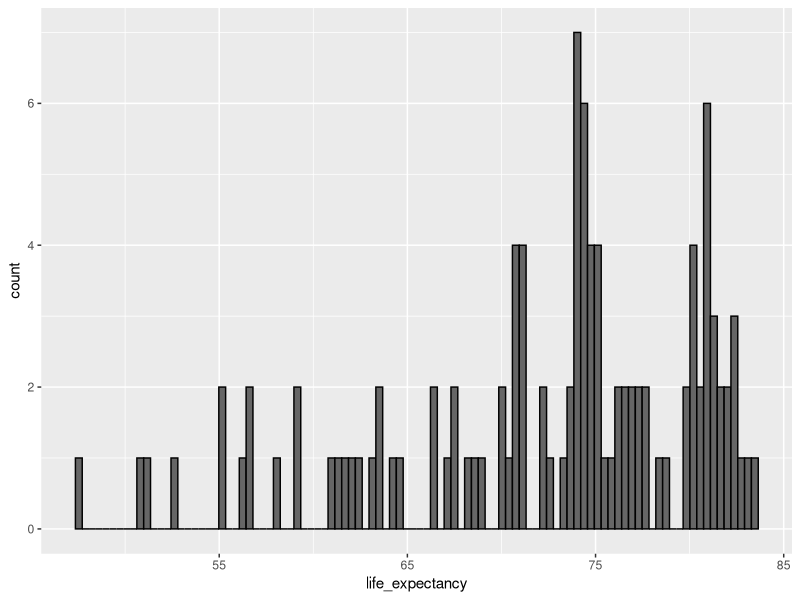
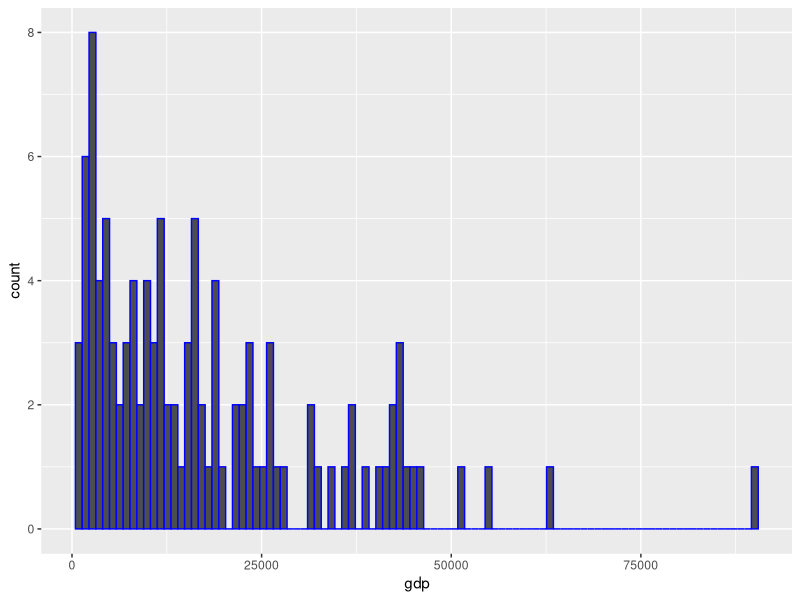
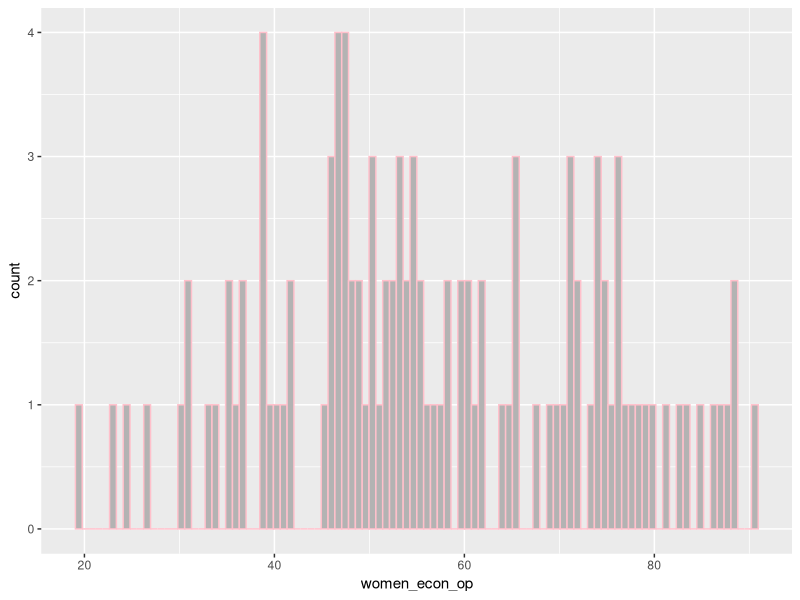
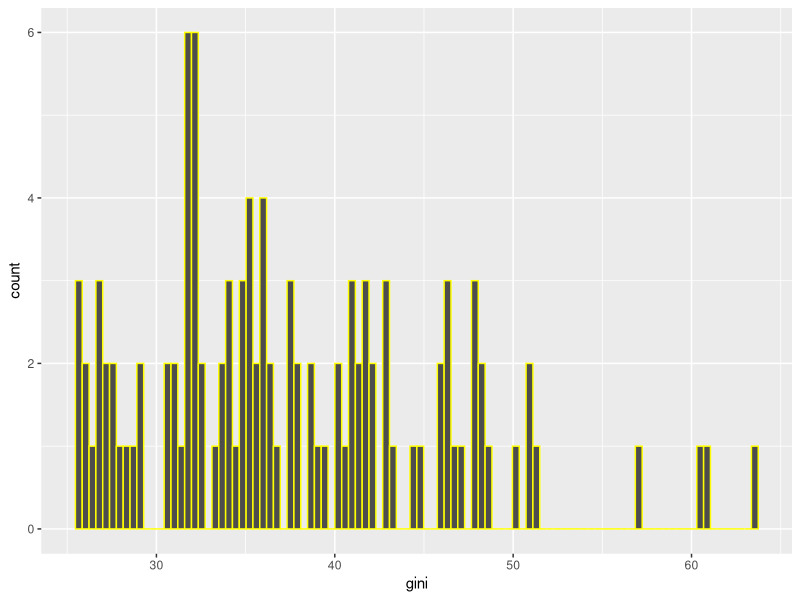
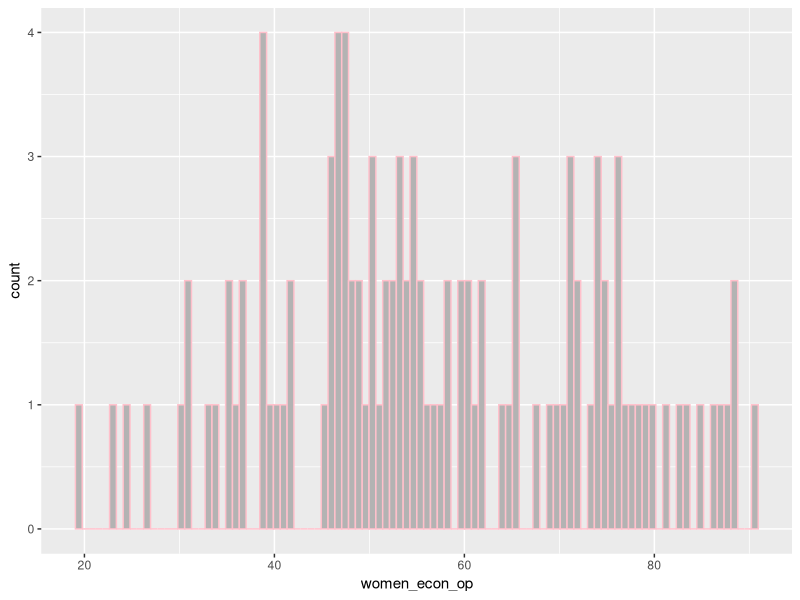
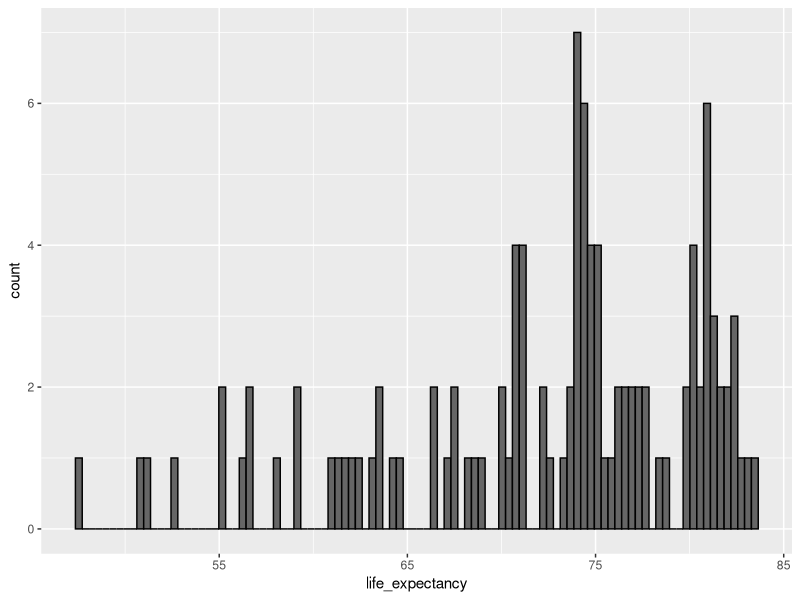
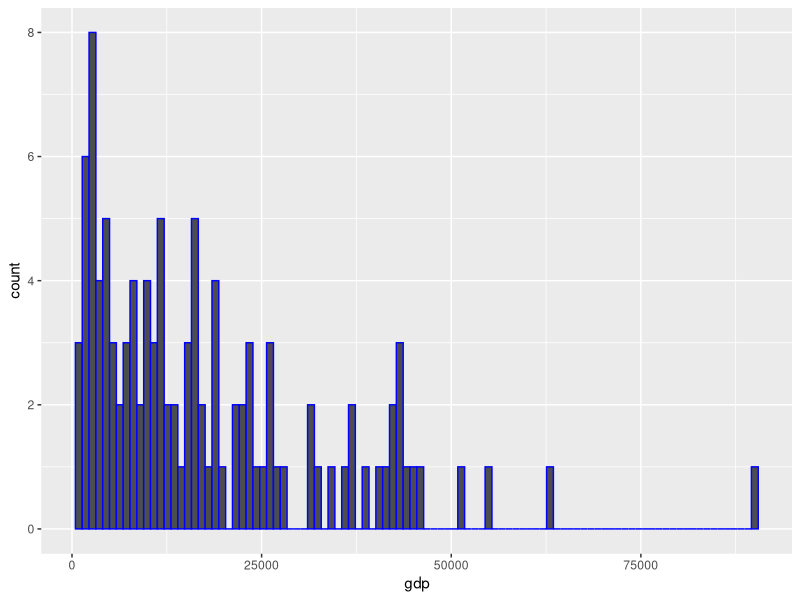
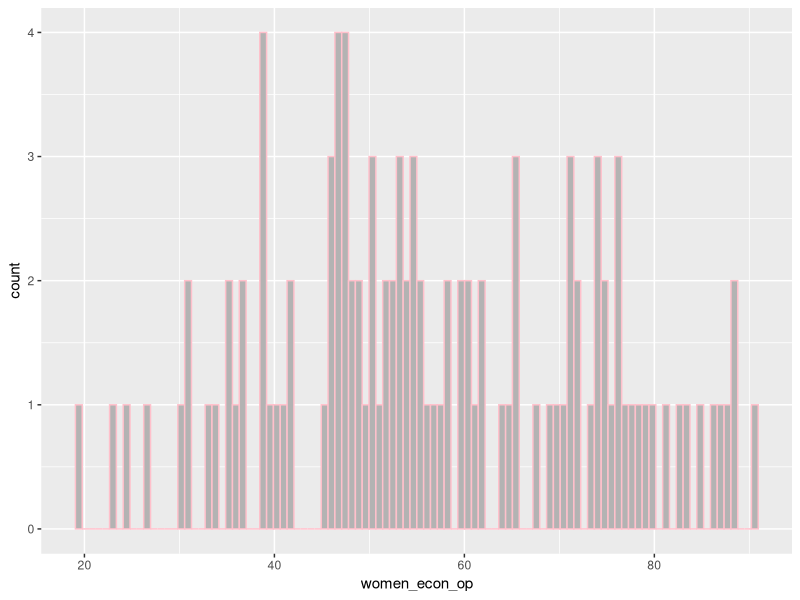

The R source for these figures, in order:
library(tidyverse)
library(ggplot2) 

# Assignment instructions
#1. Calculate mean and median for all variables that are numeric. Explain what they show.


#Start with reading the file into R

life_exp <- readxl::read_xlsx("hu2_lifeexp.xlsx") #Using the xlsx function to read into R

summary(life_exp) #Brief overview of the values we should expect to recieve from calculation.

#Viewed the relevant variables (columns) for this excersise.
life_exp <- life_exp %>% 
  select(life_expectancy,gdp,women_econ_op,gini) -> variables_are #Then made a new table for the next step

variables_are  #Displaying the new table

Mean_val<- sapply(variables_are, mean)  #Calculating the mean value
Mean_val #Displaying mean

Median_val<-sapply(variables_are, median)  #Calculating the *median* value
Median_val #Displaying *median*

joint_table <- rbind(Mean_val, Median_val) #Using rbind to merge the two tables together.
joint_table




#2. Create a histogram for each of the numeric variables (in total four histograms).

#Save each histogram as a .png file on your computer.

#Histogram life expectancy
life_exp %>%
  ggplot(aes(x=life_expectancy)) + geom_histogram(bins=100, color = "black", fill="gray40") -> lifeExp_hist


#Histogram GDP
life_exp %>%
  ggplot(aes(x=gdp)) + geom_histogram(bins=100, color = "blue", fill="gray30") -> GDP_hist

#Histogram Women_Econ

life_exp %>%
  ggplot(aes(x=women_econ_op)) + geom_histogram(bins=100, color = "pink", fill="gray70" ) -> Women_hist


Women_hist %>% 
  ggsave(filename = "women.png", device = "png")

#Histogram Gini
life_exp %>%
  ggplot(aes(x=gini)) + geom_histogram(bins=100, color = "yellow", fill="gray30") -> Gini_hist

histograms<- list(lifeExp_hist, GDP_hist, Women_hist, Gini_hist)
histograms #Saved all of my histograms in a list. The idea here is to loop through each element and making saving as png

#I have tried every way possible to find an adequate for loop to convert every element of the list histograms
#I had no success in doing so. Therefore I have opted to do the manual solution of repeating the saving process

#The issue I found was that I wasn't sucessfull in looping through each element of the list that I had created.
#The idea I had was to loop through each element in a for-loop and concatinanting each filename element with ".png".
#I was not successful in achieving this beacause I don't know how to perform actions on single elements in the loops.

lifeExp_hist%>% 
  ggsave(filename = "lifeExp.png", device = "png")

GDP_hist %>% 
  ggsave(filename = "GDP_hist.png", device = "png")

Women_hist %>% 
  ggsave(filename = "women.png", device = "png")

Gini_hist %>% 
  ggsave(filename = "Gini_hist.png", device = "png")




#3.

# a) Estimate three regression models. In all three, chose life_expectancy as the dependent variable(y).
#Independent variables(x) should for each model be one of the remaining hree numeric variables.
#In other words, the following three models should be estimated:

# life_expectancy ~ gdp

# life_expectancy ~ women_econ

# life_expectancy ~ gini.

# b) save the results in a table 

